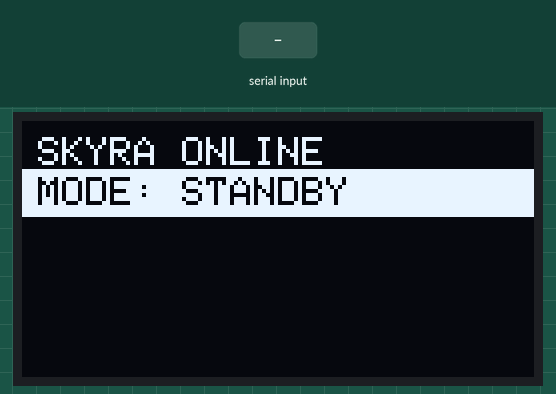
Recording of a sketch running on a simulated Arduino Uno, built with avr-gcc and run on an emulated ATmega328P. On the bench: 128×64 one-colour display. The test bench sets the inputs (shaded band).

Above: at 0.8 s.
At 5.3 s:
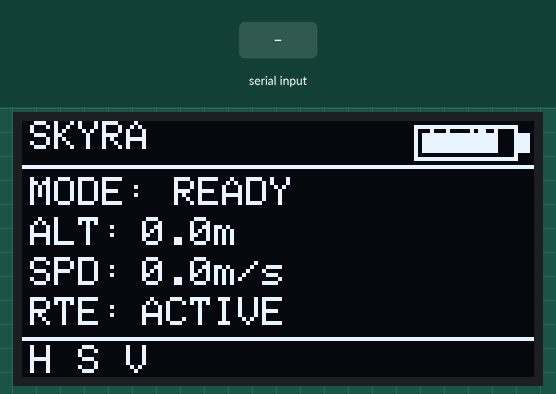
5.4 s: "RTE:\n" received over Serial
At 6.7 s:
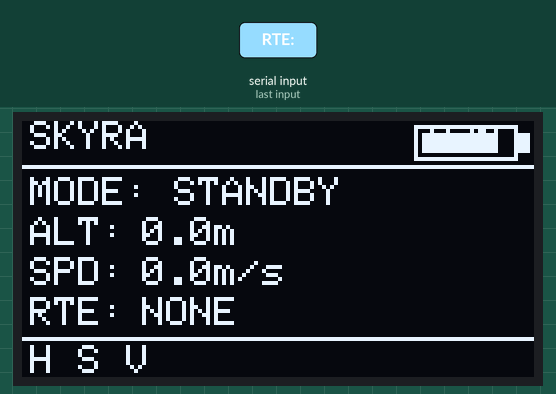
7.0 s: "BAT:\n" received over Serial
At 8.3 s:
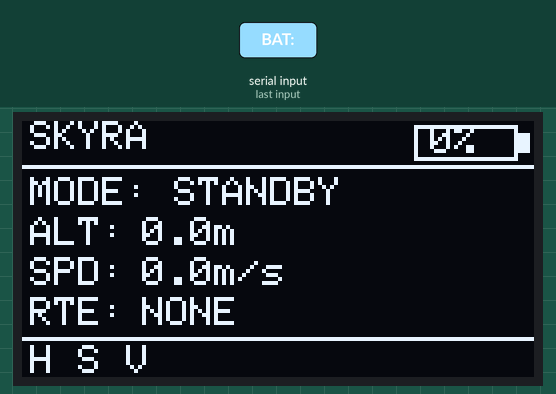
Timing chart, 0 to 10.0 s (numbered marks = the images above; inputs shaded):
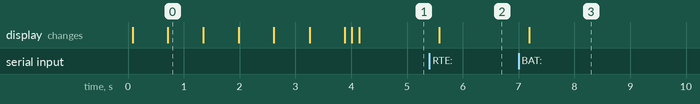

Measured:
- after the input at 5.4 s, the display: changes after 0.18 s (image 2)
- after the input at 7.0 s, the display: changes after 0.19 s (image 3)
- what the display in image 0 shows lasts 0.6 s, from 0.7 s to 1.3 s

The sketch:

airpath_hud.ino
```cpp
#include <Wire.h>
#include <Adafruit_GFX.h>
#include <Adafruit_SSD1306.h>

#define SCREEN_WIDTH 128
#define SCREEN_HEIGHT 64
#define OLED_ADDR 0x3C

Adafruit_SSD1306 display(SCREEN_WIDTH, SCREEN_HEIGHT, &Wire, -1);

// HUD boot sequence frames
const char* bootSequence[] = {
  "SKYRA ONLINE",
  "MODE: STANDBY",
  "ROUTE: INITIALIZED",
  "SPEECH: READY",
  "HELM: CONNECTED",
  "SUIT: SYNCED"
};

const int bootFrames = 6;
unsigned long lastFrameTime = 0;
int currentFrame = 0;
bool bootComplete = false;

// System status
struct SystemStatus {
  bool helmConnected;
  bool suitSynced;
  bool routeReady;
  bool speechActive;
  int batteryLevel;
  float altitude;
  float speed;
};

SystemStatus status = { true, true, true, true, 87, 0.0, 0.0 };

void setup() {
  Serial.begin(115200);

  // Init OLED
  if (!display.begin(SSD1306_SWITCHCAPVCC, OLED_ADDR)) {
    Serial.println(F("OLED failed"));
    while (true);
  }

  display.clearDisplay();
  display.display();

  // Play boot sequence
  playBootSequence();
}

void loop() {
  if (!bootComplete) return;

  // Refresh HUD every 200ms
  if (millis() - lastFrameTime > 200) {
    lastFrameTime = millis();
    drawHUD();
  }

  // Check for serial commands (from AIRPATH route planner)
  if (Serial.available()) {
    String cmd = Serial.readStringUntil('\n');
    handleCommand(cmd);
  }
}

void playBootSequence() {
  for (int i = 0; i < bootFrames; i++) {
    display.clearDisplay();
    display.setTextSize(1);
    display.setTextColor(SSD1306_WHITE);

    // Show previous lines dimmed
    display.setTextColor(SSD1306_WHITE);
    for (int j = 0; j < i; j++) {
      display.setCursor(4, j * 10 + 4);
      display.print(bootSequence[j]);
      display.drawLine(4, j * 10 + 13, 124, j * 10 + 13, SSD1306_WHITE);
      display.drawLine(4, j * 10 + 13, 124, j * 10 + 13, SSD1306_WHITE);
    }

    // Current line bright (inverted)
    display.fillRect(0, i * 10 + 2, 128, 12, SSD1306_WHITE);
    display.setTextColor(SSD1306_BLACK);
    display.setCursor(4, i * 10 + 4);
    display.print(bootSequence[i]);

    display.display();
    delay(600);
  }

  // Boot complete flash
  display.fillRect(0, 0, 128, 64, SSD1306_WHITE);
  display.display();
  delay(100);
  display.fillRect(0, 0, 128, 64, SSD1306_BLACK);
  display.display();
  delay(100);

  bootComplete = true;
  drawHUD();
}

void drawHUD() {
  display.clearDisplay();

  // ── Top bar: SKYRA logo + battery ──
  display.setTextSize(1);
  display.setTextColor(SSD1306_WHITE);
  display.setCursor(2, 0);
  display.print("SKYRA");

  // Battery indicator
  int batX = 98;
  display.drawRect(batX, 1, 26, 9, SSD1306_WHITE);
  display.fillRect(batX + 26, 3, 3, 5, SSD1306_WHITE); // tip
  int batFill = map(status.batteryLevel, 0, 100, 0, 22);
  display.fillRect(batX + 2, 3, batFill, 5, SSD1306_WHITE);
  display.setCursor(batX + 4, 1);
  display.setTextSize(1);
  display.print(status.batteryLevel);
  display.print("%");

  // ── Divider ──
  display.drawLine(0, 11, 128, 11, SSD1306_WHITE);

  // ── Main info ──
  display.setTextSize(1);
  display.setCursor(2, 14);
  display.print(F("MODE:"));
  display.setCursor(38, 14);
  display.print(status.routeReady ? F("READY") : F("STANDBY"));

  display.setCursor(2, 24);
  display.print(F("ALT:"));
  display.setCursor(30, 24);
  display.print(status.altitude, 1);
  display.print(F("m"));

  display.setCursor(2, 34);
  display.print(F("SPD:"));
  display.setCursor(30, 34);
  display.print(status.speed, 1);
  display.print(F("m/s"));

  display.setCursor(2, 44);
  display.print(F("RTE:"));
  display.setCursor(30, 44);
  display.print(status.routeReady ? F("ACTIVE") : F("NONE"));

  // ── Bottom status bar ──
  display.drawLine(0, 54, 128, 54, SSD1306_WHITE);
  display.setCursor(2, 56);
  display.print(status.helmConnected ? F("H") : F("-"));
  display.setCursor(14, 56);
  display.print(status.suitSynced ? F("S") : F("-"));
  display.setCursor(26, 56);
  display.print(status.speechActive ? F("V") : F("-"));

  // Right-aligned warning zone
  char altWarning = status.altitude > 500 ? '!' : ' ';
  display.setCursor(120, 56);
  display.print(altWarning);

  display.display();
}

void handleCommand(String cmd) {
  cmd.trim();

  if (cmd.startsWith("ALT:")) {
    status.altitude = cmd.substring(4).toFloat();
  } else if (cmd.startsWith("SPD:")) {
    status.speed = cmd.substring(4).toFloat();
  } else if (cmd.startsWith("RTE:")) {
    status.routeReady = cmd.substring(4) == "1";
  } else if (cmd.startsWith("BAT:")) {
    status.batteryLevel = cmd.substring(4).toInt();
  } else if (cmd == "STATUS") {
    // Print status back to serial for AIRPATH
    Serial.print("ALT:"); Serial.println(status.altitude);
    Serial.print("SPD:"); Serial.println(status.speed);
    Serial.print("BAT:"); Serial.println(status.batteryLevel);
    Serial.print("HLM:"); Serial.println(status.helmConnected ? 1 : 0);
    Serial.print("SUT:"); Serial.println(status.suitSynced ? 1 : 0);
  }
}
```
